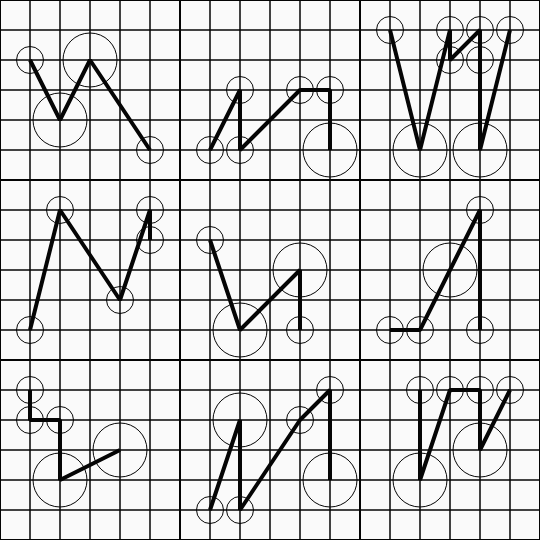
Frame 1 (no input)
Frame 2 (the mouse pressed at the canvas centre, redrawn once): identical to frame 1, image omitted

The p5.js sketch that drew this single still picture (run headless with seeded random() and noise() and a simulated clock; the mouse was pressed at the canvas centre and the sketch redrawn once):

// p5.js sketch
// ── sketch.js
let clrs = [250, 5]
let rows, cols
let scl = 3
let grfc = []
let SWborder = 2
let SWinside = 1
let SWLine = 4
let grid = 6
let gridSize

function setup() {
	createCanvas(540, 540)
	setupGrfc()
	strokeCap(SQUARE)
	strokeJoin(BEVEL)
	noLoop()
}

function draw() {
	background(clrs[0])
	drawGrfc()
}

function setupGrfc() {
	rows = scl
	cols = scl
	scl = width / scl
	gridSize = scl / grid

	for (let i = 0; i < cols; i++) {
		for (let j = 0; j < rows; j++) {
			grfc.push(new Grfc(i * scl, j * scl))
		}
	}
}

function drawGrfc() {
	grfc.forEach(elm => {
		elm.show()
	})
}
// ── grfc.js
let padd = 0.9

class Grfc {
  constructor(x, y) {
    this.x = x
    this.y = y
    this.grfc = []
    this.setupGrid()
  }

  setupGrid() {
    for (let i = 0; i < grid; i++) {
      for (let j = 0; j < grid; j++) {
        let edge = false
        if (i == grid - 1 || j == grid - 1) edge = true
        let size = floor(random(1, 5))
        let x = i * gridSize
        let y = j * gridSize
        let found = false
        let count = 0
        // check if it is within the borders and does not touch the others
        while (!found && count < 500) {
          let countInside = 0
          let border = false
          if (x - size * gridSize < -gridSize || x + size * gridSize > scl || y - size * gridSize < -gridSize || y + size * gridSize > scl) {
            border = true
          } else {
            this.grfc.forEach(elm => {
              if (!elm.edge) {
                let d = dist(elm.x, elm.y, x, y)
                if (d < (elm.size + size) / 2 * (gridSize)) {
                  found = false
                } else {
                  countInside++
                }
              } else countInside++
            })
          }

          if (countInside == this.grfc.length && !border) found = true
          else {
            size = floor(random(1, 5))
          }
          count++
        }

        if (count == 500) edge = true
        if (random(1) > 0.3) edge = true
        this.grfc.push(new Obj(x, y, size, edge))
      }
    }
  }

  show() {
    push()
    translate(this.x, this.y)
    stroke(clrs[1])
    strokeWeight(SWborder)
    noFill()
    rect(0, 0, scl, scl)


    beginShape()
    strokeWeight(SWLine)
    this.grfc.forEach(elm => {
      elm.show()
    })
    endShape()
    pop()
  }
}

class Obj {
  constructor(x, y, size, edge) {
    this.x = x
    this.y = y
    this.shape = 0
    this.size = size
    this.edge = edge
  }

  show() {
    push()
    translate(this.x, this.y)
    // grid
    stroke(clrs[1])
    strokeWeight(SWinside)
    noFill()
    rect(0, 0, gridSize, gridSize)
    translate(gridSize, gridSize)
    // obj
    if (!this.edge) {
      vertex(this.x + gridSize, this.y + gridSize)
      switch (this.shape) {
        case 0:
          ellipse(0, 0, (gridSize * this.size) * padd, (gridSize * this.size) * padd)
          break;
        default:
          null;
      }
    }
    pop()
  }
}
